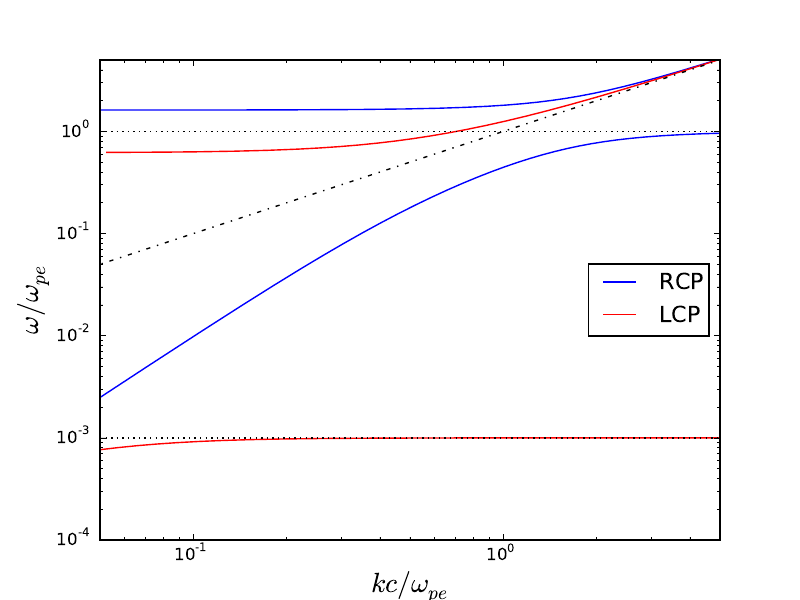

Generate this figure with Python:
import numpy as np
import matplotlib.pyplot as plt

#Define normalized omega coordinate
x1R = np.linspace(0,1,1000)
x2R = np.linspace(np.sqrt(5)/2+1/2,5,1000)
x1L = np.linspace(0,9.999999e-4,1000)
x2L = np.linspace(np.sqrt(5)/2-1/2,5,1000)

#Define L and R dispersion relations as normalized wave vector 
def dr_R(x):
    return np.sqrt(x**2 - x/(x-1))
    
eps_1 = 1e-3
eps_2 = 1e-3    
def dr_L(x,e1,e2):
    return np.sqrt(x**2 - x/(x+1) - e1*x/(x-e2))
    
#plot the dispersion relations
fig = plt.figure(figsize=(8,6))
ax = fig.gca()
ax.plot(dr_R(x1R),x1R,'b',label=r'RCP')
ax.plot(dr_R(x2R),x2R,'b')
ax.plot(dr_L(x1L,eps_1,eps_2),x1L,'r',label=r'LCP')
ax.plot(dr_L(x2L,eps_1,eps_2),x2L,'r')
ax.plot(np.linspace(0,5),np.linspace(0,5),'-.k')
ax.axhline(y=1,color='black',linestyle='dotted')
ax.axhline(y=eps_2,color='black',linestyle='dotted')
ax.set_yscale('log')
ax.set_xscale('log')
ax.set_xlim([0.05,5])
ax.set_ylim([0.0001,5])
ax.set_xlabel(r'$kc/\omega_{pe}$',fontsize=20)
ax.set_ylabel(r'$\omega/\omega_{pe}$',fontsize=20)
ax.legend(loc='best',fontsize=16)
plt.savefig('cmp_dispersion.pdf',dpi=1000,format='pdf',bbox='tight')
plt.show()